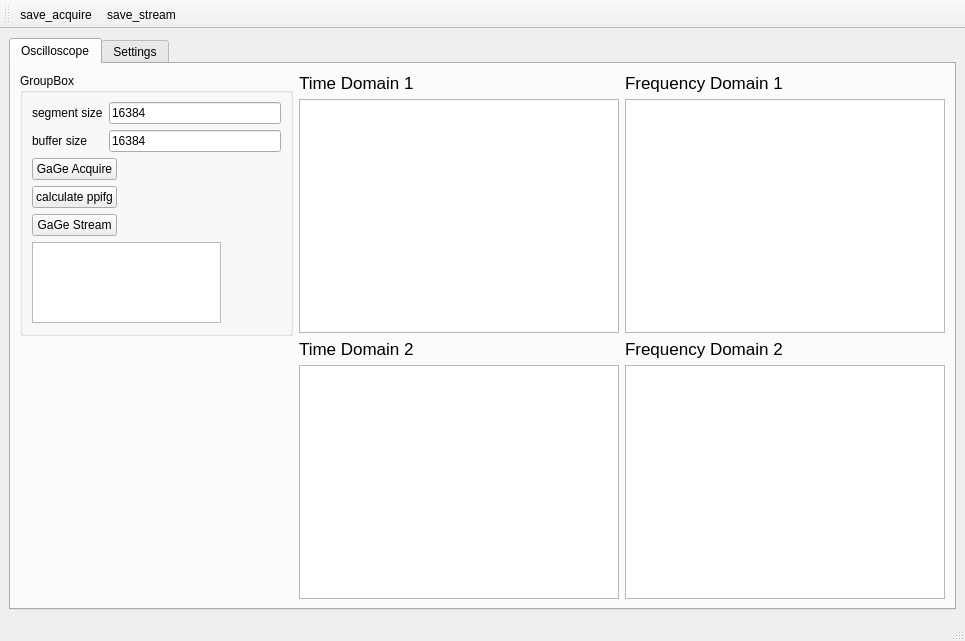
<?xml version="1.0" encoding="UTF-8"?>
<ui version="4.0">
 <class>MainWindow</class>
 <widget class="QMainWindow" name="MainWindow">
  <property name="geometry">
   <rect>
    <x>0</x>
    <y>0</y>
    <width>965</width>
    <height>641</height>
   </rect>
  </property>
  <property name="windowTitle">
   <string>MainWindow</string>
  </property>
  <widget class="QWidget" name="centralwidget">
   <layout class="QGridLayout" name="gridLayout_4">
    <item row="0" column="0">
     <widget class="QTabWidget" name="tabWidget">
      <property name="currentIndex">
       <number>0</number>
      </property>
      <widget class="QWidget" name="tab">
       <attribute name="title">
        <string>Oscilloscope</string>
       </attribute>
       <layout class="QGridLayout" name="gridLayout_3">
        <item row="0" column="0">
         <widget class="QGroupBox" name="groupBox">
          <property name="maximumSize">
           <size>
            <width>273</width>
            <height>301</height>
           </size>
          </property>
          <property name="title">
           <string>GroupBox</string>
          </property>
          <layout class="QGridLayout" name="gridLayout">
           <item row="0" column="0">
            <widget class="QLabel" name="label_2">
             <property name="text">
              <string>segment size</string>
             </property>
            </widget>
           </item>
           <item row="0" column="1" colspan="2">
            <widget class="QLineEdit" name="le_segmentsize">
             <property name="text">
              <string>16384</string>
             </property>
            </widget>
           </item>
           <item row="1" column="0">
            <widget class="QLabel" name="label_3">
             <property name="text">
              <string>buffer size</string>
             </property>
            </widget>
           </item>
           <item row="1" column="1" colspan="2">
            <widget class="QLineEdit" name="le_buffersize">
             <property name="text">
              <string>16384</string>
             </property>
            </widget>
           </item>
           <item row="2" column="0" colspan="2">
            <widget class="QPushButton" name="pb_gage_acquire">
             <property name="text">
              <string>GaGe Acquire</string>
             </property>
            </widget>
           </item>
           <item row="2" column="2">
            <spacer name="horizontalSpacer">
             <property name="orientation">
              <enum>Qt::Horizontal</enum>
             </property>
             <property name="sizeHint" stdset="0">
              <size>
               <width>108</width>
               <height>20</height>
              </size>
             </property>
            </spacer>
           </item>
           <item row="3" column="0" colspan="2">
            <widget class="QPushButton" name="pb_calc_ppifg">
             <property name="text">
              <string>calculate ppifg</string>
             </property>
            </widget>
           </item>
           <item row="4" column="0" colspan="2">
            <widget class="QPushButton" name="pb_gage_stream">
             <property name="text">
              <string>GaGe Stream</string>
             </property>
            </widget>
           </item>
           <item row="5" column="0" colspan="3">
            <widget class="QTextBrowser" name="tb_monitor">
             <property name="maximumSize">
              <size>
               <width>189</width>
               <height>81</height>
              </size>
             </property>
            </widget>
           </item>
          </layout>
         </widget>
        </item>
        <item row="0" column="1" rowspan="2">
         <layout class="QGridLayout" name="gridLayout_2">
          <item row="0" column="0">
           <widget class="QLabel" name="label">
            <property name="font">
             <font>
              <pointsize>13</pointsize>
             </font>
            </property>
            <property name="text">
             <string>Time Domain 1</string>
            </property>
           </widget>
          </item>
          <item row="0" column="1">
           <widget class="QLabel" name="label_5">
            <property name="font">
             <font>
              <pointsize>13</pointsize>
             </font>
            </property>
            <property name="text">
             <string>Frequency Domain 1</string>
            </property>
           </widget>
          </item>
          <item row="1" column="0">
           <widget class="LayoutWidget" name="gv_td_1"/>
          </item>
          <item row="1" column="1">
           <widget class="LayoutWidget" name="gv_fd_1"/>
          </item>
          <item row="2" column="0">
           <widget class="QLabel" name="label_4">
            <property name="font">
             <font>
              <pointsize>13</pointsize>
             </font>
            </property>
            <property name="text">
             <string>Time Domain 2</string>
            </property>
           </widget>
          </item>
          <item row="2" column="1">
           <widget class="QLabel" name="label_6">
            <property name="font">
             <font>
              <pointsize>13</pointsize>
             </font>
            </property>
            <property name="text">
             <string>Frequency Domain 2</string>
            </property>
           </widget>
          </item>
          <item row="3" column="0">
           <widget class="LayoutWidget" name="gv_td_2"/>
          </item>
          <item row="3" column="1">
           <widget class="LayoutWidget" name="gv_fd_2"/>
          </item>
         </layout>
        </item>
        <item row="1" column="0">
         <spacer name="verticalSpacer">
          <property name="orientation">
           <enum>Qt::Vertical</enum>
          </property>
          <property name="sizeHint" stdset="0">
           <size>
            <width>20</width>
            <height>160</height>
           </size>
          </property>
         </spacer>
        </item>
       </layout>
      </widget>
      <widget class="QWidget" name="tab_2">
       <attribute name="title">
        <string>Settings</string>
       </attribute>
       <layout class="QHBoxLayout" name="horizontalLayout">
        <item>
         <spacer name="horizontalSpacer_3">
          <property name="orientation">
           <enum>Qt::Horizontal</enum>
          </property>
          <property name="sizeHint" stdset="0">
           <size>
            <width>198</width>
            <height>20</height>
           </size>
          </property>
         </spacer>
        </item>
        <item>
         <layout class="QVBoxLayout" name="verticalLayout">
          <item>
           <widget class="QLabel" name="label_7">
            <property name="font">
             <font>
              <pointsize>13</pointsize>
             </font>
            </property>
            <property name="text">
             <string>Stream Config</string>
            </property>
           </widget>
          </item>
          <item>
           <widget class="QTableWidget" name="tw_stream">
            <property name="maximumSize">
             <size>
              <width>231</width>
              <height>16777215</height>
             </size>
            </property>
            <row>
             <property name="text">
              <string>ACQUISITION</string>
             </property>
             <property name="font">
              <font>
               <bold>true</bold>
              </font>
             </property>
            </row>
            <row>
             <property name="text">
              <string>mode</string>
             </property>
            </row>
            <row>
             <property name="text">
              <string>samplerate</string>
             </property>
            </row>
            <row>
             <property name="text">
              <string>depth</string>
             </property>
            </row>
            <row>
             <property name="text">
              <string>segmentsize</string>
             </property>
            </row>
            <row>
             <property name="text">
              <string>segmentcount</string>
             </property>
            </row>
            <row>
             <property name="text">
              <string>triggerholdoff</string>
             </property>
            </row>
            <row>
             <property name="text">
              <string>triggerdelay</string>
             </property>
            </row>
            <row>
             <property name="text">
              <string>triggertimeout</string>
             </property>
            </row>
            <row>
             <property name="text">
              <string>extclk</string>
             </property>
            </row>
            <row>
             <property name="text">
              <string>timestampmode</string>
             </property>
            </row>
            <row>
             <property name="text">
              <string>timestampclock</string>
             </property>
            </row>
            <row>
             <property name="text">
              <string>CHANNEL 1</string>
             </property>
             <property name="font">
              <font>
               <bold>true</bold>
              </font>
             </property>
            </row>
            <row>
             <property name="text">
              <string>range</string>
             </property>
            </row>
            <row>
             <property name="text">
              <string>coupling</string>
             </property>
            </row>
            <row>
             <property name="text">
              <string>impedance</string>
             </property>
            </row>
            <row>
             <property name="text">
              <string>CHANNEL 2</string>
             </property>
             <property name="font">
              <font>
               <bold>true</bold>
              </font>
             </property>
            </row>
            <row>
             <property name="text">
              <string>range</string>
             </property>
            </row>
            <row>
             <property name="text">
              <string>coupling</string>
             </property>
            </row>
            <row>
             <property name="text">
              <string>impedance</string>
             </property>
            </row>
            <row>
             <property name="text">
              <string>TRIGGER</string>
             </property>
             <property name="font">
              <font>
               <bold>true</bold>
              </font>
             </property>
            </row>
            <row>
             <property name="text">
              <string>condition</string>
             </property>
            </row>
            <row>
             <property name="text">
              <string>level</string>
             </property>
            </row>
            <row>
             <property name="text">
              <string>source</string>
             </property>
            </row>
            <row>
             <property name="text">
              <string>STMCONFIG</string>
             </property>
             <property name="font">
              <font>
               <bold>true</bold>
              </font>
             </property>
            </row>
            <row>
             <property name="text">
              <string>timeoutontransfer</string>
             </property>
            </row>
            <row>
             <property name="text">
              <string>CUSTOM</string>
             </property>
             <property name="font">
              <font>
               <bold>true</bold>
              </font>
             </property>
            </row>
            <row>
             <property name="text">
              <string>plotchecklevel</string>
             </property>
            </row>
            <column>
             <property name="text">
              <string>Parameters</string>
             </property>
            </column>
            <item row="0" column="0">
             <property name="text">
              <string/>
             </property>
             <property name="flags">
              <set>NoItemFlags</set>
             </property>
            </item>
            <item row="1" column="0">
             <property name="text">
              <string>hello world</string>
             </property>
            </item>
            <item row="2" column="0">
             <property name="text">
              <string>hello world</string>
             </property>
            </item>
            <item row="3" column="0">
             <property name="text">
              <string>hello world</string>
             </property>
            </item>
            <item row="4" column="0">
             <property name="text">
              <string>hello world</string>
             </property>
            </item>
            <item row="5" column="0">
             <property name="text">
              <string>hello world</string>
             </property>
            </item>
            <item row="6" column="0">
             <property name="text">
              <string>hello world</string>
             </property>
            </item>
            <item row="7" column="0">
             <property name="text">
              <string>hello world</string>
             </property>
            </item>
            <item row="8" column="0">
             <property name="text">
              <string>hello world</string>
             </property>
            </item>
            <item row="9" column="0">
             <property name="text">
              <string>hello world</string>
             </property>
            </item>
            <item row="10" column="0">
             <property name="text">
              <string>hello world</string>
             </property>
             <property name="flags">
              <set>NoItemFlags</set>
             </property>
            </item>
            <item row="11" column="0">
             <property name="text">
              <string>hello world</string>
             </property>
             <property name="flags">
              <set>NoItemFlags</set>
             </property>
            </item>
            <item row="12" column="0">
             <property name="text">
              <string/>
             </property>
             <property name="flags">
              <set>NoItemFlags</set>
             </property>
            </item>
            <item row="13" column="0">
             <property name="text">
              <string>hello world</string>
             </property>
             <property name="flags">
              <set>NoItemFlags</set>
             </property>
            </item>
            <item row="14" column="0">
             <property name="text">
              <string>hello world</string>
             </property>
             <property name="flags">
              <set>NoItemFlags</set>
             </property>
            </item>
            <item row="15" column="0">
             <property name="text">
              <string>hello world</string>
             </property>
             <property name="flags">
              <set>NoItemFlags</set>
             </property>
            </item>
            <item row="16" column="0">
             <property name="text">
              <string/>
             </property>
             <property name="flags">
              <set>NoItemFlags</set>
             </property>
            </item>
            <item row="17" column="0">
             <property name="text">
              <string>hello world</string>
             </property>
             <property name="flags">
              <set>NoItemFlags</set>
             </property>
            </item>
            <item row="18" column="0">
             <property name="text">
              <string>hello world</string>
             </property>
             <property name="flags">
              <set>NoItemFlags</set>
             </property>
            </item>
            <item row="19" column="0">
             <property name="text">
              <string>hello world</string>
             </property>
             <property name="flags">
              <set>NoItemFlags</set>
             </property>
            </item>
            <item row="20" column="0">
             <property name="text">
              <string/>
             </property>
             <property name="flags">
              <set>NoItemFlags</set>
             </property>
            </item>
            <item row="21" column="0">
             <property name="text">
              <string>hello world</string>
             </property>
            </item>
            <item row="22" column="0">
             <property name="text">
              <string>hello world</string>
             </property>
            </item>
            <item row="23" column="0">
             <property name="text">
              <string>hello world</string>
             </property>
            </item>
            <item row="24" column="0">
             <property name="text">
              <string/>
             </property>
             <property name="flags">
              <set>NoItemFlags</set>
             </property>
            </item>
            <item row="25" column="0">
             <property name="text">
              <string>hello world</string>
             </property>
            </item>
            <item row="26" column="0">
             <property name="text">
              <string/>
             </property>
             <property name="flags">
              <set>NoItemFlags</set>
             </property>
            </item>
            <item row="27" column="0">
             <property name="text">
              <string>hello world</string>
             </property>
            </item>
           </widget>
          </item>
         </layout>
        </item>
        <item>
         <layout class="QVBoxLayout" name="verticalLayout_2">
          <item>
           <widget class="QLabel" name="label_8">
            <property name="font">
             <font>
              <pointsize>13</pointsize>
             </font>
            </property>
            <property name="text">
             <string>Acquire Config</string>
            </property>
           </widget>
          </item>
          <item>
           <widget class="QTableWidget" name="tw_acquire">
            <property name="maximumSize">
             <size>
              <width>231</width>
              <height>16777215</height>
             </size>
            </property>
            <row>
             <property name="text">
              <string>ACQUISITION</string>
             </property>
             <property name="font">
              <font>
               <bold>true</bold>
              </font>
             </property>
            </row>
            <row>
             <property name="text">
              <string>mode</string>
             </property>
            </row>
            <row>
             <property name="text">
              <string>samplerate</string>
             </property>
            </row>
            <row>
             <property name="text">
              <string>depth</string>
             </property>
            </row>
            <row>
             <property name="text">
              <string>segmentsize</string>
             </property>
            </row>
            <row>
             <property name="text">
              <string>segmentcount</string>
             </property>
            </row>
            <row>
             <property name="text">
              <string>triggerholdoff</string>
             </property>
            </row>
            <row>
             <property name="text">
              <string>triggerdelay</string>
             </property>
            </row>
            <row>
             <property name="text">
              <string>triggertimeout</string>
             </property>
            </row>
            <row>
             <property name="text">
              <string>extclk</string>
             </property>
            </row>
            <row>
             <property name="text">
              <string>CHANNEL 1</string>
             </property>
             <property name="font">
              <font>
               <bold>true</bold>
              </font>
             </property>
            </row>
            <row>
             <property name="text">
              <string>range</string>
             </property>
            </row>
            <row>
             <property name="text">
              <string>coupling</string>
             </property>
            </row>
            <row>
             <property name="text">
              <string>impedance</string>
             </property>
            </row>
            <row>
             <property name="text">
              <string>dcoffset</string>
             </property>
            </row>
            <row>
             <property name="text">
              <string>CHANNEL 2</string>
             </property>
             <property name="font">
              <font>
               <bold>true</bold>
              </font>
             </property>
            </row>
            <row>
             <property name="text">
              <string>range</string>
             </property>
            </row>
            <row>
             <property name="text">
              <string>coupling</string>
             </property>
            </row>
            <row>
             <property name="text">
              <string>impedance</string>
             </property>
            </row>
            <row>
             <property name="text">
              <string>dcoffset</string>
             </property>
            </row>
            <row>
             <property name="text">
              <string>TRIGGER</string>
             </property>
             <property name="font">
              <font>
               <bold>true</bold>
              </font>
             </property>
            </row>
            <row>
             <property name="text">
              <string>condition</string>
             </property>
            </row>
            <row>
             <property name="text">
              <string>level</string>
             </property>
            </row>
            <row>
             <property name="text">
              <string>source</string>
             </property>
            </row>
            <row>
             <property name="text">
              <string>range</string>
             </property>
            </row>
            <row>
             <property name="text">
              <string>impedance</string>
             </property>
            </row>
            <column>
             <property name="text">
              <string>Parameters</string>
             </property>
            </column>
            <item row="0" column="0">
             <property name="text">
              <string/>
             </property>
             <property name="flags">
              <set>NoItemFlags</set>
             </property>
            </item>
            <item row="1" column="0">
             <property name="text">
              <string>hello world</string>
             </property>
            </item>
            <item row="2" column="0">
             <property name="text">
              <string>hello world</string>
             </property>
            </item>
            <item row="3" column="0">
             <property name="text">
              <string>hello world</string>
             </property>
            </item>
            <item row="4" column="0">
             <property name="text">
              <string>hello world</string>
             </property>
            </item>
            <item row="5" column="0">
             <property name="text">
              <string>hello world</string>
             </property>
            </item>
            <item row="6" column="0">
             <property name="text">
              <string>hello world</string>
             </property>
             <property name="flags">
              <set>NoItemFlags</set>
             </property>
            </item>
            <item row="7" column="0">
             <property name="text">
              <string>hello world</string>
             </property>
             <property name="flags">
              <set>NoItemFlags</set>
             </property>
            </item>
            <item row="8" column="0">
             <property name="text">
              <string>hello world</string>
             </property>
            </item>
            <item row="9" column="0">
             <property name="text">
              <string>hello world</string>
             </property>
            </item>
            <item row="10" column="0">
             <property name="text">
              <string/>
             </property>
             <property name="flags">
              <set>NoItemFlags</set>
             </property>
            </item>
            <item row="11" column="0">
             <property name="text">
              <string>hello world</string>
             </property>
             <property name="flags">
              <set>NoItemFlags</set>
             </property>
            </item>
            <item row="12" column="0">
             <property name="text">
              <string>hello world</string>
             </property>
             <property name="flags">
              <set>NoItemFlags</set>
             </property>
            </item>
            <item row="13" column="0">
             <property name="text">
              <string>hello world</string>
             </property>
             <property name="flags">
              <set>NoItemFlags</set>
             </property>
            </item>
            <item row="14" column="0">
             <property name="text">
              <string>hello world</string>
             </property>
             <property name="flags">
              <set>NoItemFlags</set>
             </property>
            </item>
            <item row="15" column="0">
             <property name="text">
              <string/>
             </property>
             <property name="flags">
              <set>NoItemFlags</set>
             </property>
            </item>
            <item row="16" column="0">
             <property name="text">
              <string>hello world</string>
             </property>
             <property name="flags">
              <set>NoItemFlags</set>
             </property>
            </item>
            <item row="17" column="0">
             <property name="text">
              <string>hello world</string>
             </property>
             <property name="flags">
              <set>NoItemFlags</set>
             </property>
            </item>
            <item row="18" column="0">
             <property name="text">
              <string>hello world</string>
             </property>
             <property name="flags">
              <set>NoItemFlags</set>
             </property>
            </item>
            <item row="19" column="0">
             <property name="text">
              <string>hello world</string>
             </property>
             <property name="flags">
              <set>NoItemFlags</set>
             </property>
            </item>
            <item row="20" column="0">
             <property name="text">
              <string/>
             </property>
             <property name="flags">
              <set>NoItemFlags</set>
             </property>
            </item>
            <item row="21" column="0">
             <property name="text">
              <string>hello world</string>
             </property>
            </item>
            <item row="22" column="0">
             <property name="text">
              <string>hello world</string>
             </property>
            </item>
            <item row="23" column="0">
             <property name="text">
              <string>hello world</string>
             </property>
            </item>
            <item row="24" column="0">
             <property name="text">
              <string>hello world</string>
             </property>
             <property name="flags">
              <set>NoItemFlags</set>
             </property>
            </item>
            <item row="25" column="0">
             <property name="text">
              <string>hello world</string>
             </property>
             <property name="flags">
              <set>NoItemFlags</set>
             </property>
            </item>
           </widget>
          </item>
         </layout>
        </item>
        <item>
         <spacer name="horizontalSpacer_2">
          <property name="orientation">
           <enum>Qt::Horizontal</enum>
          </property>
          <property name="sizeHint" stdset="0">
           <size>
            <width>198</width>
            <height>20</height>
           </size>
          </property>
         </spacer>
        </item>
       </layout>
      </widget>
     </widget>
    </item>
   </layout>
  </widget>
  <widget class="QMenuBar" name="menubar">
   <property name="geometry">
    <rect>
     <x>0</x>
     <y>0</y>
     <width>965</width>
     <height>24</height>
    </rect>
   </property>
  </widget>
  <widget class="QStatusBar" name="statusbar"/>
  <widget class="QToolBar" name="toolBar">
   <property name="windowTitle">
    <string>toolBar</string>
   </property>
   <attribute name="toolBarArea">
    <enum>TopToolBarArea</enum>
   </attribute>
   <attribute name="toolBarBreak">
    <bool>false</bool>
   </attribute>
   <addaction name="actionsave_acquire"/>
   <addaction name="actionsave_stream"/>
  </widget>
  <action name="actionsave_acquire">
   <property name="icon">
    <iconset resource="Main_Window.qrc">
     <normaloff>:/save_icon_2.png</normaloff>:/save_icon_2.png</iconset>
   </property>
   <property name="text">
    <string>save_acquire</string>
   </property>
   <property name="menuRole">
    <enum>QAction::NoRole</enum>
   </property>
  </action>
  <action name="actionsave_stream">
   <property name="icon">
    <iconset resource="Main_Window.qrc">
     <normaloff>:/save_icon_3.png</normaloff>:/save_icon_3.png</iconset>
   </property>
   <property name="text">
    <string>save_stream</string>
   </property>
   <property name="menuRole">
    <enum>QAction::NoRole</enum>
   </property>
  </action>
 </widget>
 <customwidgets>
  <customwidget>
   <class>LayoutWidget</class>
   <extends>QGraphicsView</extends>
   <header>pyqtgraph</header>
  </customwidget>
 </customwidgets>
 <resources>
  <include location="Main_Window.qrc"/>
 </resources>
 <connections/>
</ui>
